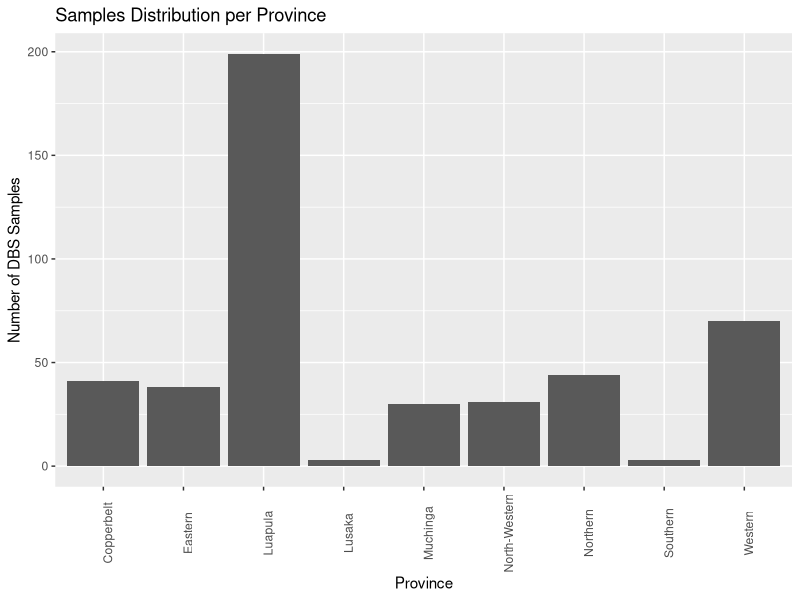
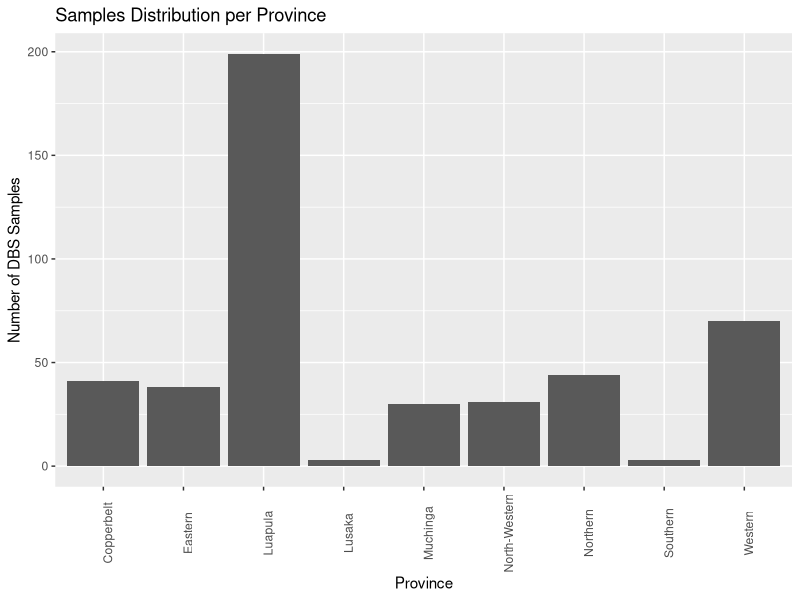
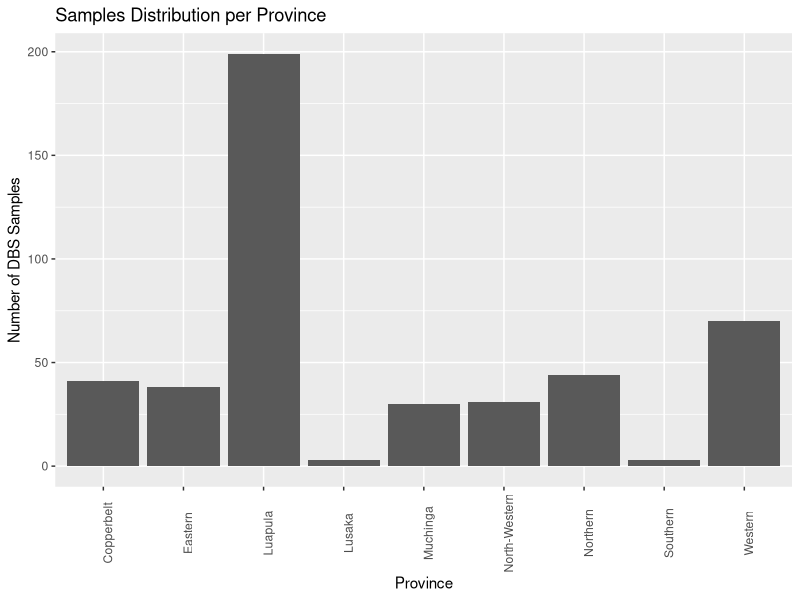

The R script that drew these images, in order:
####################################################
####################################################
# R script to calcuate number of PET-PCR positive samples seqeunced per Region/province across Zambia
#   Written by Abebe Fola       
####################################################
####################################################
#if (!requireNamespace("BiocManager", quietly = TRUE))
# install.packages("BiocManager")
#BiocManager::install("gdsfmt")
#BiocManager::install("SNPRelate")
#BiocManager::install("SeqArray")
#BiocManager::install("SeqVarTools")
#BiocManager::install("Rgraphviz")
#BiocManager::install("graph")
#BiocManager::install("tess3r")
#BiocManager::install("BiocParallel")
#devtools::install_github("bahlolab/moimix") # R version >R 3.6.2 Required

#Load library 

library(tidyr)
library(ggplot2)
library(dplyr)


## This is the version info of the R packages used by Fola et al. 
#moimix_0.0.2.9001    SeqVarTools_1.24.1   knitr_1.30           graph_1.64.0         flexmix_2.3-17       lattice_0.20-38     
# adegenet_2.1.3       ade4_1.7-16          GenomicRanges_1.38.0 GenomeInfoDb_1.22.1  IRanges_2.20.2       S4Vectors_0.24.4    
# BiocGenerics_0.32.0  SeqArray_1.26.2      vcfR_1.12.0          doMC_1.3.7           iterators_1.0.13     foreach_1.5.1       
# tidyr_1.1.3          isoRelate_0.1.0      devtools_2.3.2       usethis_2.0.0        ggnetwork_0.5.8      ggplot2_3.3.3       
# igraph_1.2.6         dplyr_1.0.5          SNPRelate_1.20.1     gdsfmt_1.22.0     

#) Set your working directory

setwd("C:/Users/afola/Desktop/Abefola_github/Zambia_2018_MIS_Pf_WGS_project/FigS2")


Complete_459samples<- read.csv("Complete_459samples_metadata.csv", header = TRUE)

Complete_459samples %>% 
  group_by(province) %>%
  tally()  %>% 
  arrange(n)


# Number of samples in each Region:



barplotreg <- ggplot(Complete_459samples, aes(province))
barplotreg  + 
  geom_bar() +
  labs(x="Province", y="Number of DBS Samples") +
  theme(axis.text.x = element_text(angle = 90))+
  theme() +
  ggtitle("Samples Distribution per Province") 

ggsave("FigS2.svg", dpi=600, width=7.5, height=7)
ggsave("FigS2.pdf", dpi=600, width=7.5, height=7)

dev.off()
sessionInfo